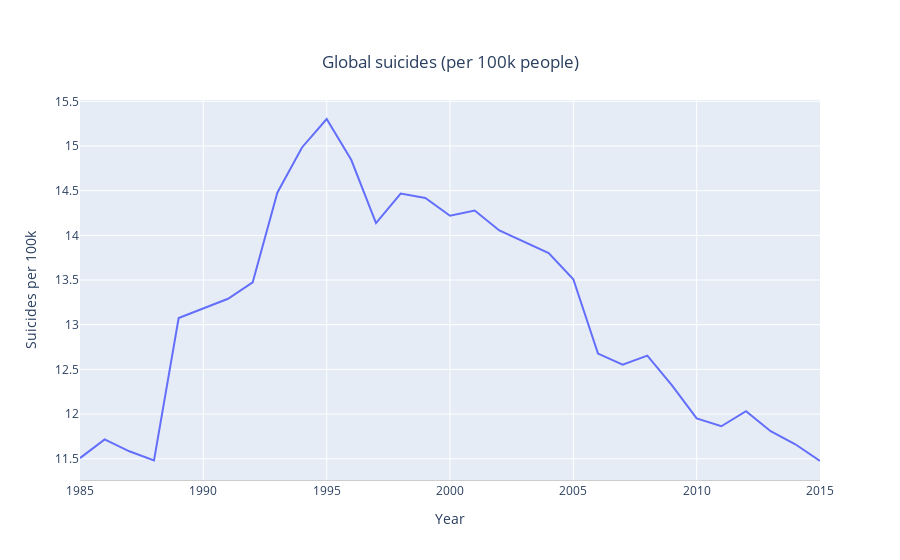

Here is the notebook cell this chart was saved with:
### Code cell
fig = go.Figure(data=go.Scatter(x=year_suicidesno_relation.index, y=year_suicidesno_relation.values, line=dict()))

# Horizontal Line (mean of suicides)
#fig.add_shape(
#        dict(
#            type="line",
#            x0=suicides_and_population_per_year.index.min(),
#            y0=suicides_mean,
#            x1=suicides_and_population_per_year.index.max(),
#            y1=suicides_mean,
#            line=dict(
#                color="MediumPurple",
#                width=4,
#                dash="dot",
#            )
#))

fig.update_layout(
    title=dict(
        text='Global suicides (per 100k people)',
        y=0.9,
        x=0.5,
        xanchor='center',
        yanchor='top'
    ),
    xaxis=dict(
        title='Year',
        linecolor='rgb(204, 204, 204)',
    ),
    yaxis=dict(
        title='Suicides per 100k',
    )
)

fig.show()

### Figure 1 — Plotly figure (JSON) as saved in the notebook; plotly's stock layout.template omitted (floating-point values rounded to 4 significant figures)
{"data": [{"type": "scatter", "x": [1985, 1986, 1987, 1988, 1989, 1990, 1991, 1992, 1993, 1994, 1995, 1996, 1997, 1998, 1999, 2000, 2001, 2002, 2003, 2004, 2005, 2006, 2007, 2008, 2009, 2010, 2011, 2012, 2013, 2014, 2015], "y": [11.51, 11.72, 11.58, 11.48, 13.08, 13.18, 13.29, 13.47, 14.48, 14.98, 15.3, 14.84, 14.14, 14.47, 14.42, 14.22, 14.28, 14.05, 13.93, 13.8, 13.51, 12.68, 12.55, 12.65, 12.32, 11.95, 11.86, 12.03, 11.81, 11.66, 11.47]}], "layout": {"title": {"text": "Global suicides (per 100k people)", "x": 0.5, "xanchor": "center", "y": 0.9, "yanchor": "top"}, "xaxis": {"linecolor": "rgb(204, 204, 204)", "title": {"text": "Year"}}, "yaxis": {"title": {"text": "Suicides per 100k"}}}}
